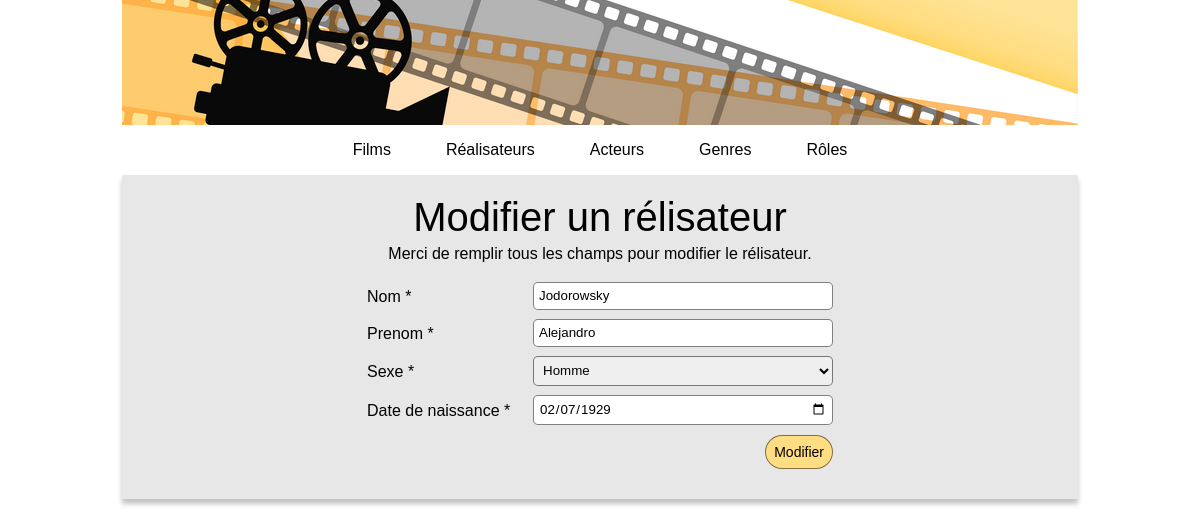
Screenshot of /index.php?action=formEditRealisateur&id=3 with the database file from the repository.
### tables this page shows
CREATE TABLE IF NOT EXISTS `realisateur` (
  `id_realisateur` int NOT NULL AUTO_INCREMENT,
  `id_personne` int NOT NULL,
  PRIMARY KEY (`id_realisateur`),
  UNIQUE KEY `id_personne` (`id_personne`),
  CONSTRAINT `realisateur_ibfk_1` FOREIGN KEY (`id_personne`) REFERENCES `personne` (`id_personne`) ON DELETE CASCADE
);

CREATE TABLE IF NOT EXISTS `personne` (
  `id_personne` int NOT NULL AUTO_INCREMENT,
  `nom_personne` varchar(50) NOT NULL,
  `prenom_personne` varchar(50) NOT NULL,
  `sexe_personne` varchar(50) NOT NULL,
  `dateNaissance_personne` date NOT NULL,
  PRIMARY KEY (`id_personne`)
);

### model/Connect.php (called while the page is built, shortened)
<?php
abstract class Connect
{
    public static function seConnecter()
    {
        try
        {
            return new \PDO("mysql:host=" . self::HOST . ";dbname=" . self::DB . ";charset=utf8", self::USER, self::PASS);
        }
        catch (\PDOException $ex)
        {
            return $ex->getMessage();
        }
    }
}

### view/formEditRealisateur.php (the view, shortened to what this page needs)
<?php ob_start();
$infosRealisateur = $realisateur->fetch(); ?>
<div class="main-box-titre bg">
    <h1>Modifier un rélisateur</h1>
    <p>Merci de remplir tous les champs pour modifier le rélisateur.</p>
    <form action="index.php?action=editRealisateur&id=<?= $infosRealisateur["id_realisateur"] ?>" method="post">
        <div class="form-group">
            <label for="nom">Nom *</label>
            <input type="text" id="nom" name="nom" value="<?= $infosRealisateur["nom_personne"] ?>">
        </div>
        <div class="form-group">
            <label for="prenom">Prenom *</label>
            <input type="text" id="prenom" name="prenom" value="<?= $infosRealisateur["prenom_personne"] ?>">
        </div>
        <div class="form-group">
            <label for="sexe">Sexe *</label>
            <select id="sexe" name="sexe">
                <option value="Homme" <?= $infosRealisateur["sexe_personne"] == "Homme" ? "selected" : "" ?>>Homme</option>
            </select>
        </div>
        <div class="form-group">
            <label for="dateNaissance">Date de naissance *</label>
            <input type="date" id="dateNaissance" name="dateNaissance" value="<?= $infosRealisateur["dateNaissance_personne"] ?>">
        </div>
        <button type="submit" class="button-submit" name="submit">Modifier</button>
    </form>
</div>
<?php
require "view/template.php";

### public/css/style.css (style rules this page uses)
* { margin: 0px; padding: 0px; box-sizing: border-box; font-family: sans-serif; }
p { margin-top: 5px; }
.bg { background-color: rgb(231, 231, 231); box-shadow: 0 5px 5px rgb(194, 194, 194); }
button { display: inline-block; background-color: rgb(254, 221, 131); border-radius: 20px; border: 1px solid rgba(0, 0, 0, 0.5); color: black; font-size: 14px; padding: 8px; cursor: pointer; }
.bg button { margin-top: 5px; }
.button-submit { align-self: flex-end; }
form { width: 260px; display: flex; flex-direction: column; flex-wrap: wrap; align-items: center; justify-content: center; padding-top: 15px; }
label { margin-right: auto; }
.form-group { display: flex; flex-wrap: nowrap; align-items: center; width: 100%; white-space: nowrap; justify-content: flex-end; }
input[type=text], input[type=number], input[type=date], textarea, select { width: 150px; padding: 5px 5px 6px 5px; margin: 4px 0px 5px 5px; box-sizing: border-box; border: 1px solid rgba(0, 0, 0, 0.5); border-radius: 5px; }
h1 { font-size: 24px; font-weight: normal; }
.main-box-titre { width: 100%; margin: 10px; padding: 5px; display: flex; flex-direction: column; align-items: center; }
@media screen and (min-width: 1200px) { form { width: 466px; } }
@media screen and (min-width: 1200px) { input[type=text], input[type=number], input[type=date], textarea, select { width: 300px; } }
@media screen and (min-width: 1200px) { h1 { margin-top: 20px; } }
@media screen and (min-width: 1200px) { .main-box-titre { margin: 0px; padding: 0px 0px 30px 0px; } }
@media screen and (min-width: 1200px) { .main-box-titre h1 { font-size: 40px; } }

### rows the page displays
realisateur: nom "Jodorowsky", prenom "Alejandro", dateNaissance "02/07/1929"
personne: sexe "Homme"
